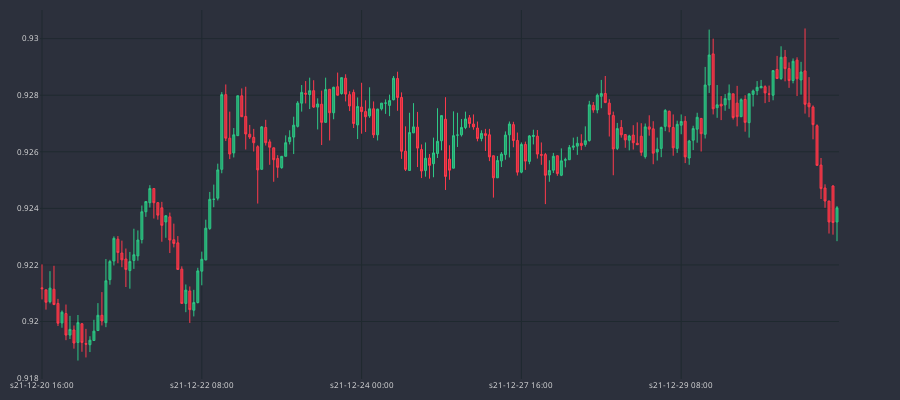

Source (notebook cell):
### Code cell
df_plot = df_an.iloc[-200:]
cp = CandlePlot(df_plot, candles=True)
cp.show_plot()

### Figure 1 — Plotly figure (JSON) as saved in the notebook; plotly's stock layout.template omitted (floating-point values rounded to 4 significant figures; data arrays with more than 128 entries replaced by an {"elided": "..."} marker saying what was removed)
{"data": [{"close": {"elided": "200 float values"}, "decreasing": {"fillcolor": "#CC2E3C", "line": {"color": "#FF3A4C"}}, "high": {"elided": "200 float values"}, "increasing": {"fillcolor": "#24A06B", "line": {"color": "#2EC886"}}, "line": {"width": 1}, "low": {"elided": "200 float values"}, "opacity": 1, "open": {"elided": "200 float values"}, "type": "candlestick", "x": {"elided": "200 str values"}}], "layout": {"font": {"color": "#e1e1e1", "size": 8}, "height": 400, "margin": {"b": 10, "l": 10, "r": 10, "t": 10}, "paper_bgcolor": "#2c303c", "plot_bgcolor": "#2c303c", "width": 900, "xaxis": {"anchor": "y", "autorange": true, "domain": [0, 0.94], "gridcolor": "#1f292f", "nticks": 5, "range": [-0.5, 199.5], "rangeslider": {"visible": false, "yaxis": {}}, "type": "category"}, "yaxis": {"anchor": "x", "autorange": true, "domain": [0, 1], "gridcolor": "#1f292f", "range": [0.918, 0.931]}, "yaxis2": {"anchor": "x", "gridcolor": "#1f292f", "overlaying": "y", "side": "right"}}}
